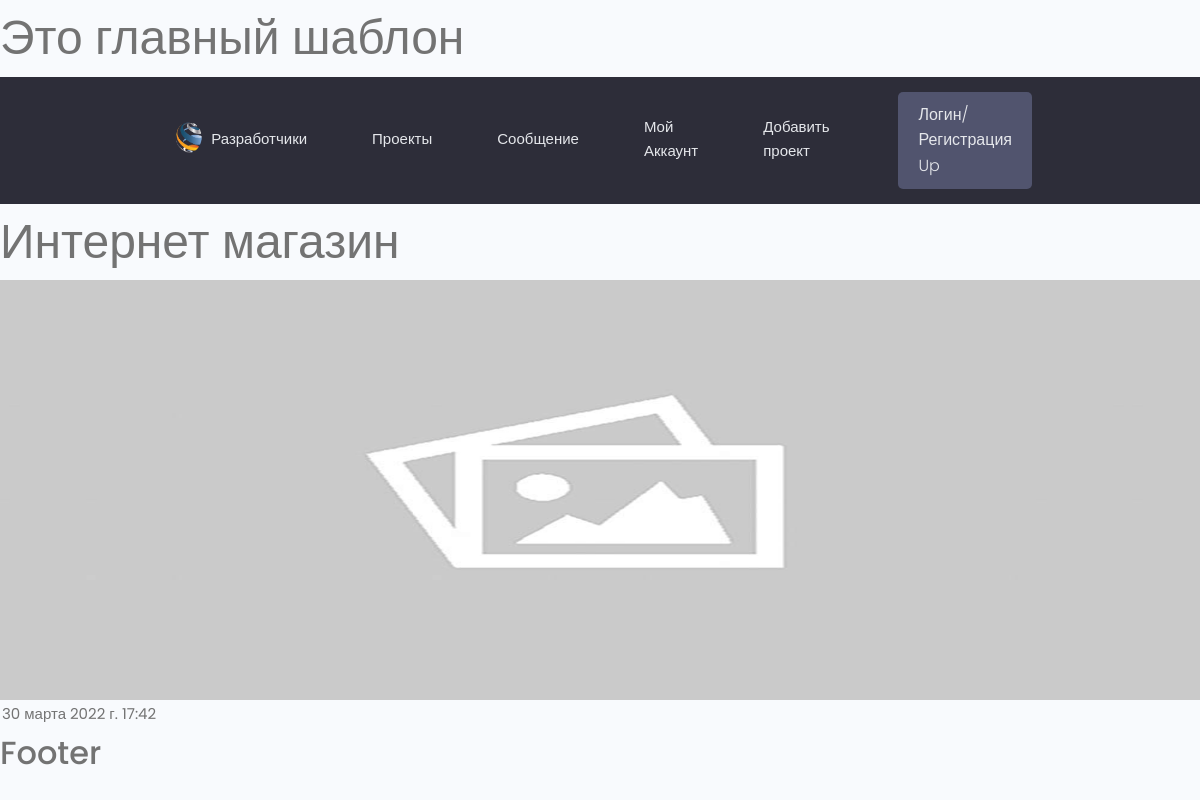
The page /project/e8d704db-277f-4c96-90ba-478a9136dea1 on the database as committed earlier.
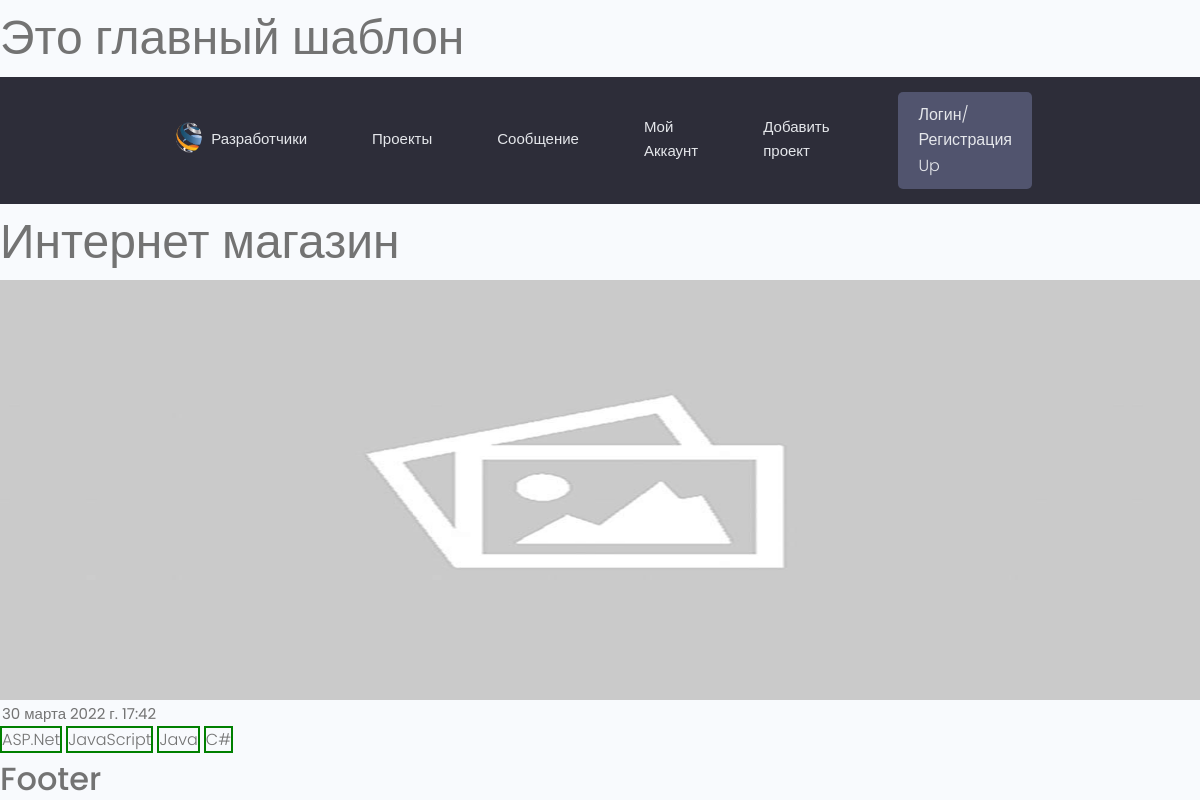
The same page on the database as committed later.
### projects/models.py (models this page shows, shortened)
class Project(models.Model):
    title = models.CharField(max_length=200, verbose_name='Название Проекта')
    description = models.TextField(null = True, blank=True, verbose_name='Описание проекта') #blank means we can submit withou being be filled
    featured_image = models.ImageField(null=True, blank=True, default="images/default.jpeg")
    demo_link = models.CharField(max_length= 2000, null=True, blank=True, verbose_name='Демо ссылка')
    source_link = models.CharField(max_length=2000, null=True, blank=True, verbose_name='Ссылка на проект')
    tags = models.ManyToManyField('Tag', blank=True, verbose_name='Тэги')
    created = models.DateTimeField(auto_now_add=True, verbose_name='Дата создания') #generate autimcally date
    id = models.UUIDField(default= uuid.uuid4, unique=True, primary_key=True, editable=False) #16 char string nums and letters
    vote_total = models.IntegerField(default=0, null=True, blank=True, verbose_name='Итого голосов')
    vote_ratio = models.IntegerField(default=0, null=True, blank=True, verbose_name='Соотношение голосов')
    class Meta:
        verbose_name = 'Проект'
        verbose_name_plural = "Проекты"

class Tag(models.Model):
    name = models.CharField(max_length=200, verbose_name='Имя тэга')
    created = models.DateTimeField(auto_now_add=True, verbose_name='Дата создания тэга')  # generate autimcally date
    id = models.UUIDField(default=uuid.uuid4, unique=True, primary_key=True,
                          editable=False)  # 16 char string nums and letters
    def __str__(self):
        return self.name
    class Meta:
        verbose_name = 'Тэг'
        verbose_name_plural = 'Тэги'

### projects/views.py (the view)
# urls.py: path('project/<str:pk>', views.project, name = 'project'),
def project(request, pk):
    projectObj = Project.objects.get(id = pk)
    context = {
        'project': projectObj
    }
    return render(request, 'projects/single-project.html', context= context)

### projects/templates/projects/single-project.html (shortened to what this page needs)
{% extends 'main.html' %}
{% block content %}
<h1> {{ project.title }} </h1>
<img src="{{ project.featured_image.url }}" height="420" width="650">
<table>
        <tr>
            <td>{{project.created}}</td>
        </tr>
</table>
 {% for tag in project.tags.all %}
                <span style="border: 2px solid green;">{{tag}}</span>
                {% endfor %}
{% endblock content %}

### templates/main.html (shortened to what this page needs)
{% load static %}
<html lang="en">
<head>
  <link rel="stylesheet" href="https://cdn.iconmonstr.com/1.3.0/css/iconmonstr-iconic-font.min.css" />
  <link rel="stylesheet" href="{% static 'uikit/styles/uikit.css' %}" />
  <link rel="stylesheet" href="{% static 'styles/app.css' %}" />
</head>
<body>
<h1>Это главный шаблон </h1>
{% include 'navbar.html' %}
{% block content %}
{% endblock content%}
<h3> Footer </h3>
</body>
</html>

### templates/navbar.html (shortened to what this page needs)
{% load static %}
<header class="header">
    <div class="container container--narrow">
      <a href="{% url 'projects' %}" class="header__logo">
        <img src="{% static 'images/logo.png' %}" alt="DevSearch Logo" />
      </a>
      <nav class="header__nav">
        <ul class="header__menu">
          <li class="header__menuItem"><a href="">Разработчики</a></li>
          <li class="header__menuItem"><a href="{% url 'projects' %}">Проекты</a></li>
          <li class="header__menuItem"><a href="">Сообщение</a></li>
          <li class="header__menuItem"><a href="">Мой Аккаунт</a></li>
            <li class="header__menuItem"><a href="{% url 'createform' %}">Добавить проект</a></li>
          <li class="header__menuItem"><a href="" class="btn btn--sub">Логин/Регистрация Up</a></li>
        </ul>
      </nav>
    </div>
  </header>

### static/styles/app.css (style rules this page uses)
:root { --color-sub: #2d2d39; }
.btn--sub { background-color: var(--color-sub-light); }
img { width: 100%; }
.header { position: sticky; z-index: 111; background-color: var(--color-sub); padding: 1.5rem 0; }
.header > .container { display: flex; justify-content: space-between; align-items: center; }
.header__logo > img { height: 3.8rem; }
.header__nav > ul { display: inline-flex; align-items: center; list-style: none; gap: 6.5rem; }
.header__menuItem > a { color: var(--color-light); font-weight: 300; }

### static/uikit/styles/modules/_variables.css (style rules this page uses)
:root { --color-main: #5aa5b9; --color-main-light: #e6faff; --color-sub: #3f4156; --color-sub-light: #51546e; --color-sub-lighter: #ededfd; --color-text: #737373; --color-gray: #8b8b8b; --color-light: #e5e7eb; --color-light-gray: #767676; --color-bg: #f8fafd; --color-white: #fffefd; --color-white-light: #f3f3f3; --color-success: #359e64; --color-success-bg: #def8e8; --color-error: #fc4b0b; --color-error-bg: #fff2ee; --font-base: 'Poppins', arial, helvetica, 'Segoe UI', roboto, ubuntu, sans-serif; --font-monospace: 'Fira Code', 'Courier New', courier, monospace; --font-regular: 300; --font-medium: 500; --font-bold: 700; --generic-shadow: 1px 1px 5px #00000010; --generic-transition: all 0.3s ease-in-out; }

### static/uikit/styles/modules/_base.css (style rules this page uses)
* { margin: 0; padding: 0; box-sizing: border-box; text-rendering: optimizeLegibility; color: inherit; font-size: inherit; }
html { font-size: 50%; }
@media only screen and (min-width: 480px) { html { font-size: 56.25%; } }
@media only screen and (min-width: 1200px) { html { font-size: 62.5%; } }
body { line-height: 1.6; font-weight: 400; font-size: 1.5rem; color: var(--color-text); background-color: var(--color-bg); min-height: 100vh; }

### static/uikit/styles/modules/_typography.css (style rules this page uses)
* { font-family: var(--font-base); }
h1 { font-size: 4.8rem; font-weight: var(--font-medium); }
h3 { font-size: 3.2rem; font-weight: var(--font-medium); }
p, span, strong { font-size: 1.6rem; color: var(--color-text); font-weight: var(--font-regular); }
a { padding-bottom: 2px; text-decoration: none; display: inline-block; color: var(--color-main); font-weight: var(--font-medium); }

### static/uikit/styles/modules/_utilities.css (style rules this page uses)
.container { width: 92%; max-width: 165rem; margin: 0 auto; box-sizing: border-box; }
.container--narrow { width: 92%; max-width: 120rem; }
@media screen and (min-width: 1000px) { .container { width: 90%; } }
@media screen and (min-width: 1000px) { .container--narrow { width: 85%; } }
@media screen and (min-width: 1200px) { .container { width: 80%; } }
@media screen and (min-width: 1200px) { .container--narrow { width: 72%; } }

### static/uikit/styles/modules/_button.css (style rules this page uses)
.btn { display: inline-block; position: relative; cursor: pointer; background-color: var(--color-light); font-weight: var(--font-medium); color: var(--color-sub); text-decoration: none; padding: 1rem 2rem; border-radius: 0.5rem; border: none; width: -webkit-fit-content; width: -moz-fit-content; width: fit-content; height: -webkit-fit-content; height: -moz-fit-content; height: fit-content; font-size: 1.6rem; outline-width: 0; outline-color: transparent; -webkit-backface-visibility: hidden; backface-visibility: hidden; transition: all 0.3s ease-in-out; }
.btn--sub { background-color: var(--color-sub); color: var(--color-white); }

Rows that differ between the two databases and show on the page:
added Tag: name "ASP.Net"
added Tag: name "JavaScript"
added Tag: name "Java"
added Tag: name "C#"
